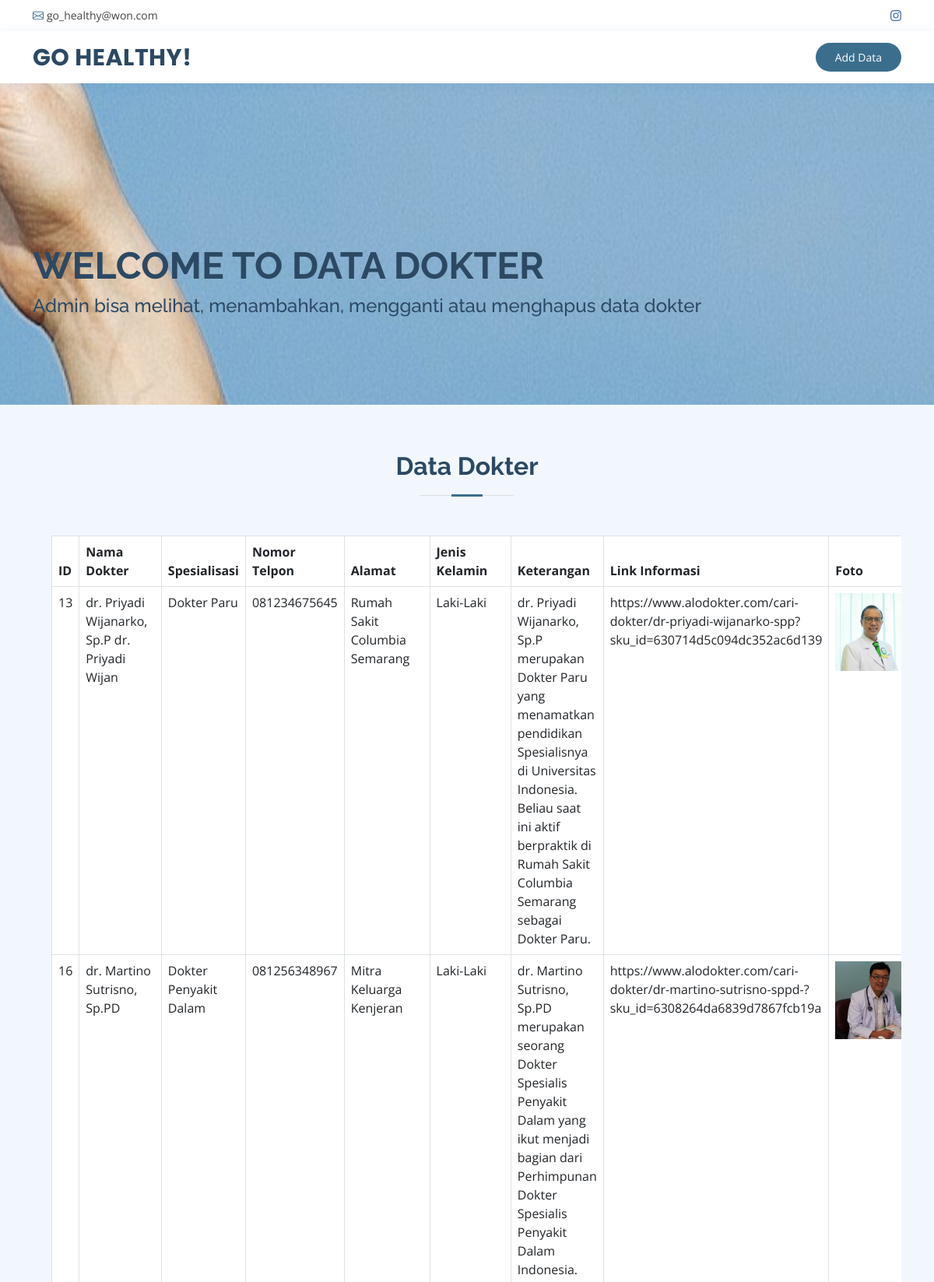
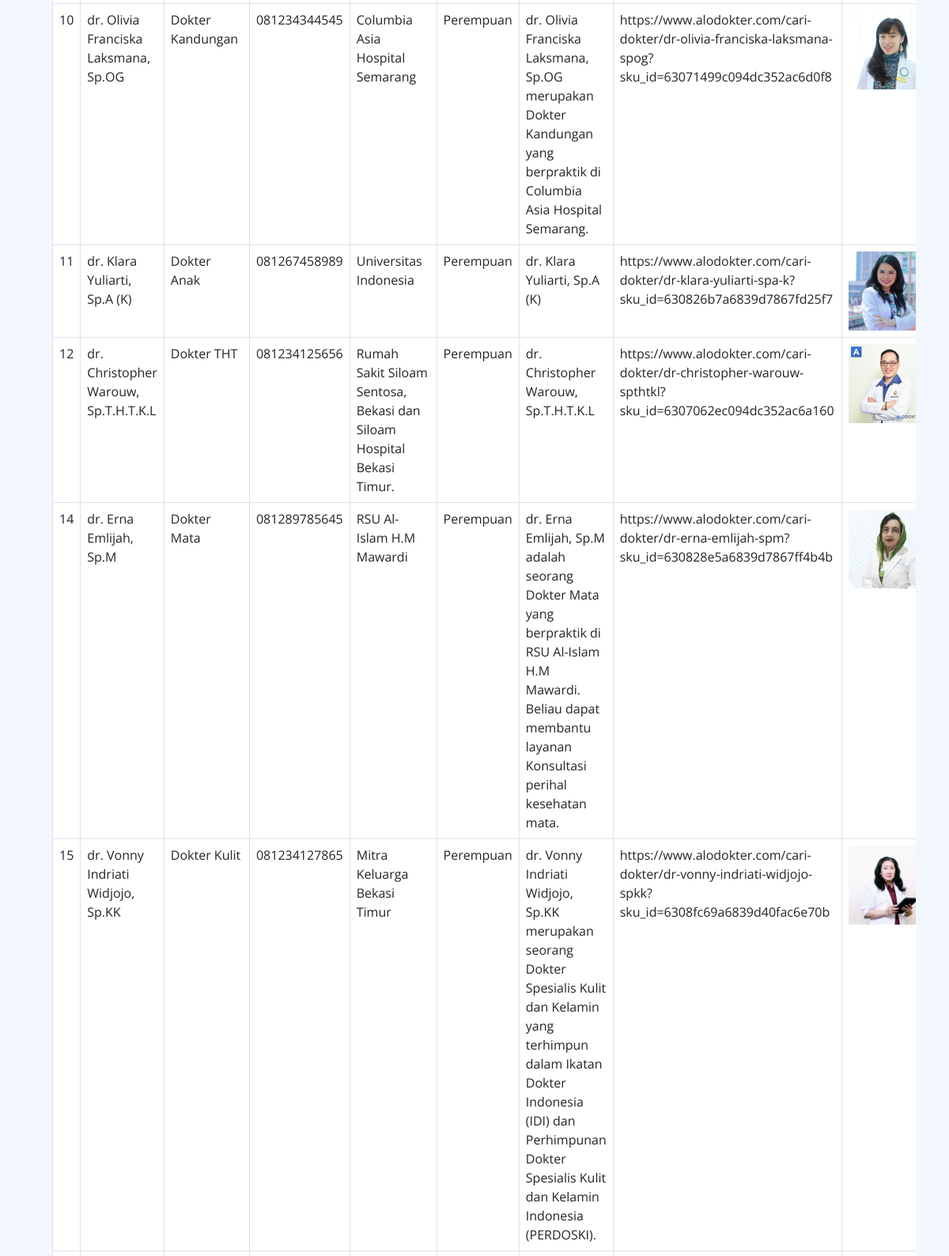
The page /go-healthy/data_dokter.php (upper part) on the database its author committed (2 pictures, top to bottom).
### tables this page shows
CREATE TABLE `t_dokter` (
  `id_dokter` int(11) NOT NULL AUTO_INCREMENT,
  `nama_dokter` varchar(50) NOT NULL,
  `id_spesialisasi_dokter` int(11) NOT NULL,
  `notelp_dokter` varchar(15) NOT NULL,
  `alamat_dokter` varchar(255) NOT NULL,
  `id_jenis_kelamin` int(11) NOT NULL,
  `deskripsi_dokter` varchar(255) NOT NULL,
  `link_dokter` varchar(1000) NOT NULL,
  `foto_dokter` varchar(255) NOT NULL,
  PRIMARY KEY (`id_dokter`),
  KEY `t_dokter` (`id_jenis_kelamin`),
  KEY `spesialisasi_dokter` (`id_spesialisasi_dokter`),
  CONSTRAINT `spesialisasi_dokter` FOREIGN KEY (`id_spesialisasi_dokter`) REFERENCES `t_jenis_spesialisasi_dokter` (`id_jenis_spesialisasi_dokter`),
  CONSTRAINT `t_dokter` FOREIGN KEY (`id_jenis_kelamin`) REFERENCES `t_jenis_kelamin` (`id_kelamin`)
);

CREATE TABLE `t_jenis_spesialisasi_dokter` (
  `id_jenis_spesialisasi_dokter` int(11) NOT NULL AUTO_INCREMENT,
  `nama_spesialisasi` varchar(50) NOT NULL,
  PRIMARY KEY (`id_jenis_spesialisasi_dokter`)
);

CREATE TABLE `t_jenis_kelamin` (
  `id_kelamin` int(11) NOT NULL AUTO_INCREMENT,
  `kelamin` varchar(20) NOT NULL,
  PRIMARY KEY (`id_kelamin`)
);

### go-healthy/function.php (called while the page is built, shortened)
<?php
    include('config.php');
    function read_dokter()
    {
        global $conn;
        $query = "SELECT t_dokter.*, t_jenis_spesialisasi_dokter.*, t_jenis_kelamin.* FROM t_dokter
        JOIN t_jenis_spesialisasi_dokter ON t_jenis_spesialisasi_dokter.id_jenis_spesialisasi_dokter = t_dokter.id_spesialisasi_dokter
        JOIN t_jenis_kelamin ON t_jenis_kelamin.id_kelamin = t_dokter.id_jenis_kelamin;";
        $eksekusi = mysqli_query($conn, $query);
        return $eksekusi;
    }
?>

### go-healthy/data_dokter.php (the view, shortened to what this page needs)
<?php
    include('function.php');
    $list_dokter = read_dokter();
?>
<!DOCTYPE html>
<html lang="en">
<head>
  <link href="assets/vendor/fontawesome-free/css/all.min.css" rel="stylesheet">
  <link href="assets/vendor/animate.css/animate.min.css" rel="stylesheet">
  <link href="assets/vendor/bootstrap/css/bootstrap.min.css" rel="stylesheet">
  <link href="assets/vendor/bootstrap-icons/bootstrap-icons.css" rel="stylesheet">
  <link href="assets/vendor/boxicons/css/boxicons.min.css" rel="stylesheet">
  <link href="assets/vendor/glightbox/css/glightbox.min.css" rel="stylesheet">
  <link href="assets/vendor/remixicon/remixicon.css" rel="stylesheet">
  <link href="assets/vendor/swiper/swiper-bundle.min.css" rel="stylesheet">
  <link href="assets/css/style.css" rel="stylesheet">
</head>
<body>
  <div id="topbar" class="d-flex align-items-center fixed-top">
    <div class="container d-flex justify-content-between">
      <div class="contact-info d-flex align-items-center">
      <i class="bi bi-envelope"></i> <a href="mailto:tatthamaharany@upi.edu">go_healthy@won.com</a>
      </div>
      <div class="d-none d-lg-flex social-links align-items-center">
        <a href="https://www.instagram.com/go.won_go.healthy/" class="instagram"><i class="bi bi-instagram"></i></a>
      </div>
    </div>
  </div>
  <header id="header" class="fixed-top">
    <div class="container d-flex align-items-center">
      <h1 class="logo me-auto"><a href="index.php">GO HEALTHY!</a></h1>
      <a href="tambah_dokter.php" class="appointment-btn scrollto">Add Data</a>
    </div>
  </header>
  <section id="hero" class="d-flex align-items-center">
    <div class="container">
      <h1>Welcome to DATA DOKTER</h1>
      <h2>Admin bisa melihat, menambahkan, mengganti atau menghapus data dokter</h2>
    </div>
  </section>
  <main id="main">
    <section id="faq" class="faq section-bg">
      <div class="container">
        <div class="section-title">
          <h2>Data Dokter</h2>
        </div>
                  <div class="container" data-aos="fade-up" style="width: fit-content;">
                      <div class="gradient-custom-1 h-100">
                            <div class="mask d-flex align-items-center h-100">
                            <div class="container">
                                <div class="row justify-content-center">
                                <div class="col-12">
                                    <div class="table-responsive bg-white">
                                    <table class="table mb-0 table-bordered">
                                        <thead>
                                        <div class="gradient-custom-1 h-100">
                                        <tr>
                                            <th scope="col">
                                                ID
                                            </th>
                                            <th scope="col">
                                                Nama Dokter
                                            </th>
                                            <th scope="col">Spesialisasi</th>
                                            <th scope="col">Nomor Telpon</th>
                                            <th scope="col">Alamat</th>
                                            <th scope="col">Jenis Kelamin</th>
                                            <th scope="col">Keterangan</th>
                                            <th scope="col">Link Informasi</th>
                                            <th scope="col">Foto</th>
                                        </tr>
                                      </div>
                                        </thead>
                                        <?php
                                          foreach($list_dokter as $t_dokter)
                                          {
                                        ?>
                                        <tbody>
                                          <tr>
                                            <td><?=$t_dokter['id_dokter']?></td>
                                            <td><?=$t_dokter['nama_dokter']?></td>
                                            <td><?=$t_dokter['nama_spesialisasi']?></td>
                                            <td><?=$t_dokter['notelp_dokter']?></td>
                                            <td><?=$t_dokter['alamat_dokter']?></td>
                                            <td><?=$t_dokter['kelamin']?></td>
                                            <td><?=$t_dokter['deskripsi_dokter']?></td>
                                            <td><?=$t_dokter['link_dokter']?></td>
                                            <td><img src="assets/img/doctors/<?=$t_dokter['foto_dokter']?>"  width="100px"></td>
                                          </tr>
                                        </tbody>
                                        <?php
                                          }
                                        ?>
                                    </table>
                                    </div>
                                </div>
                                </div>
                            </div>
                          </div>
                      </div>
                  </div>
      </div>
    </section>
  </main>
</body>
</html>

### go-healthy/assets/css/style.css (style rules this page uses)
body { font-family: "Open Sans", sans-serif; color: #444444; }
a { color: #3B6E8D; text-decoration: none; }
h1, h2, h3, h4, h5, h6 { font-family: "Raleway", sans-serif; }
#topbar { background: #fff; height: 40px; font-size: 14px; transition: all 0.5s; z-index: 996; }
#topbar .contact-info a { line-height: 1; color: #444444; transition: 0.3s; }
#topbar .contact-info i { color: #3B6E8D; padding-right: 4px; margin-left: 15px; line-height: 0; }
#topbar .contact-info i:first-child { margin-left: 0; }
#topbar .social-links a { color: #437099; padding-left: 15px; display: inline-block; line-height: 1px; transition: 0.3s; }
#topbar .social-links a:first-child { border-left: 0; }
#header { background: #fff; transition: all 0.5s; z-index: 997; padding: 15px 0; top: 40px; box-shadow: 0px 2px 15px rgba(25, 119, 204, 0.1); }
#header .logo { font-size: 30px; margin: 0; padding: 0; line-height: 1; font-weight: 700; letter-spacing: 0.5px; font-family: "Poppins", sans-serif; }
#header .logo a { color: #2c4964; }
.appointment-btn { margin-left: 25px; background: #3B6E8D; color: #fff; border-radius: 50px; padding: 8px 25px; white-space: nowrap; transition: 0.3s; font-size: 14px; display: inline-block; }
#hero { width: 100%; height: 90vh; background: url("../img/hero2.jpg") top center; background-size: cover; margin-bottom: -200px; }
#hero .container { position: relative; }
#hero h1 { margin: 0; font-size: 48px; font-weight: 700; line-height: 56px; text-transform: uppercase; color: #2c4964; }
#hero h2 { color: #2c4964; margin: 10px 0 0 0; font-size: 24px; }
@media (min-width: 1024px) { #hero { background-attachment: fixed; } }
section { padding: 60px 0; overflow: hidden; }
.section-bg { background-color: #f1f7fd; }
.section-title { text-align: center; padding-bottom: 30px; }
.section-title h2 { font-size: 32px; font-weight: bold; margin-bottom: 20px; padding-bottom: 20px; position: relative; color: #2c4964; }
.section-title h2::before { content: ""; position: absolute; display: block; width: 120px; height: 1px; background: #ddd; bottom: 1px; left: calc(50% - 60px); }
.section-title h2::after { content: ""; position: absolute; display: block; width: 40px; height: 3px; background: #3B6E8D; bottom: 0; left: calc(50% - 20px); }

### rows shown on the page
t_dokter: id_dokter "13", nama_dokter "dr. Priyadi Wijanarko, Sp.P dr. Priyadi Wijan", id_spesialisasi_dokter.nama_spesialisasi "Dokter Paru", notelp_dokter "081234675645", alamat_dokter "Rumah Sakit Columbia Semarang", id_jenis_kelamin.kelamin "Laki-Laki", deskripsi_dokter "dr. Priyadi Wijanarko, Sp.P merupakan Dokter Paru yang menamatkan pendidikan Spesialisnya di Universitas Indonesia. Beliau saat ini aktif berpraktik di Rumah Sakit Columbia Semarang sebagai Dokter Paru.", link_dokter "https://www.alodokter.com/cari-dokter/dr-priyadi-wijanarko-spp?sku_id=630714d5c094dc352ac6d139", foto_dokter (picture)
t_dokter: id_dokter "16", nama_dokter "dr. Martino Sutrisno, Sp.PD", id_spesialisasi_dokter.nama_spesialisasi "Dokter Penyakit Dalam", notelp_dokter "081256348967", alamat_dokter "Mitra Keluarga Kenjeran", id_jenis_kelamin.kelamin "Laki-Laki", deskripsi_dokter "dr. Martino Sutrisno, Sp.PD merupakan seorang Dokter Spesialis Penyakit Dalam yang ikut menjadi bagian dari Perhimpunan Dokter Spesialis Penyakit Dalam Indonesia.", link_dokter "https://www.alodokter.com/cari-dokter/dr-martino-sutrisno-sppd-?sku_id=6308264da6839d7867fcb19a", foto_dokter (picture)
t_dokter: id_dokter "10", nama_dokter "dr. Olivia Franciska Laksmana, Sp.OG", id_spesialisasi_dokter.nama_spesialisasi "Dokter Kandungan", notelp_dokter "081234344545", alamat_dokter "Columbia Asia Hospital Semarang", id_jenis_kelamin.kelamin "Perempuan", deskripsi_dokter "dr. Olivia Franciska Laksmana, Sp.OG merupakan Dokter Kandungan yang berpraktik di Columbia Asia Hospital Semarang.", link_dokter "https://www.alodokter.com/cari-dokter/dr-olivia-franciska-laksmana-spog?sku_id=63071499c094dc352ac6d0f8", foto_dokter (picture)
t_dokter: id_dokter "11", nama_dokter "dr. Klara Yuliarti, Sp.A (K)", id_spesialisasi_dokter.nama_spesialisasi "Dokter Anak", notelp_dokter "081267458989", alamat_dokter "Universitas Indonesia", id_jenis_kelamin.kelamin "Perempuan", deskripsi_dokter "dr. Klara Yuliarti, Sp.A (K)", link_dokter "https://www.alodokter.com/cari-dokter/dr-klara-yuliarti-spa-k?sku_id=630826b7a6839d7867fd25f7", foto_dokter (picture)
t_dokter: id_dokter "12", nama_dokter "dr. Christopher Warouw, Sp.T.H.T.K.L", id_spesialisasi_dokter.nama_spesialisasi "Dokter THT", notelp_dokter "081234125656", alamat_dokter "Rumah Sakit Siloam Sentosa, Bekasi dan Siloam Hospital Bekasi Timur.", id_jenis_kelamin.kelamin "Perempuan", deskripsi_dokter "dr. Christopher Warouw, Sp.T.H.T.K.L", link_dokter "https://www.alodokter.com/cari-dokter/dr-christopher-warouw-spthtkl?sku_id=6307062ec094dc352ac6a160", foto_dokter (picture)
t_dokter: id_dokter "14", nama_dokter "dr. Erna Emlijah, Sp.M", id_spesialisasi_dokter.nama_spesialisasi "Dokter Mata", notelp_dokter "081289785645", alamat_dokter "RSU Al-Islam H.M Mawardi", id_jenis_kelamin.kelamin "Perempuan", deskripsi_dokter "dr. Erna Emlijah, Sp.M adalah seorang Dokter Mata yang berpraktik di RSU Al-Islam H.M Mawardi. Beliau dapat membantu layanan Konsultasi perihal kesehatan mata.", link_dokter "https://www.alodokter.com/cari-dokter/dr-erna-emlijah-spm?sku_id=630828e5a6839d7867ff4b4b", foto_dokter (picture)
t_dokter: id_dokter "15", nama_dokter "dr. Vonny Indriati Widjojo, Sp.KK", id_spesialisasi_dokter.nama_spesialisasi "Dokter Kulit", notelp_dokter "081234127865", alamat_dokter "Mitra Keluarga Bekasi Timur", id_jenis_kelamin.kelamin "Perempuan", deskripsi_dokter "dr. Vonny Indriati Widjojo, Sp.KK merupakan seorang Dokter Spesialis Kulit dan Kelamin yang terhimpun dalam Ikatan Dokter Indonesia (IDI) dan Perhimpunan Dokter Spesialis Kulit dan Kelamin Indonesia (PERDOSKI).", link_dokter "https://www.alodokter.com/cari-dokter/dr-vonny-indriati-widjojo-spkk?sku_id=6308fc69a6839d40fac6e70b", foto_dokter (picture)
